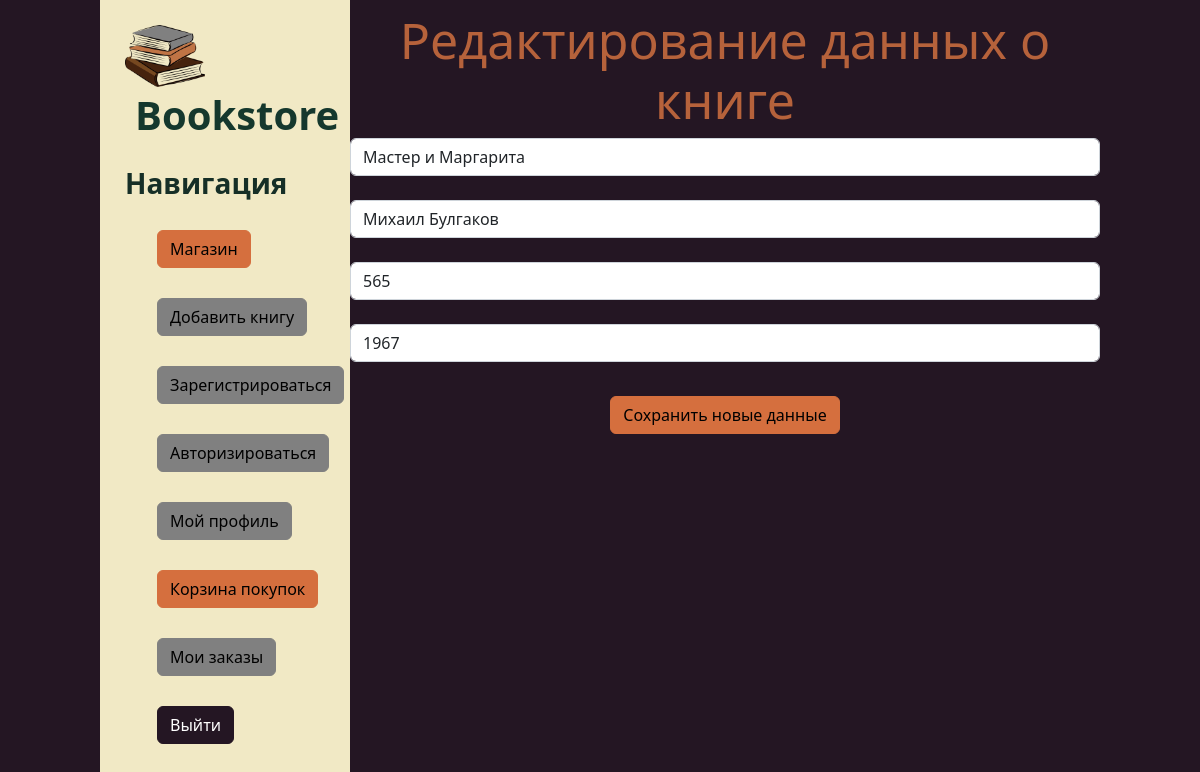
Page /1/update (signed in) on the committed database.
### store/models.py (models this page shows, shortened)
class book(models.Model):
    title = models.CharField('Название', max_length=100)
    author = models.CharField('Автор', max_length=50)
    price = models.CharField('Цена', max_length=7)
    data = models.IntegerField('Год написания', max_length=4)

### store/views.py (the view)
# urls.py: path('<int:pk>/update', views.SUV.as_view(), name='store-update'),
class SUV(PermissionRequiredMixin,UpdateView):
    permission_required = 'store.change_book'
    @method_decorator(login_required)
    def dispatch(self, *args, **kwargs):
        return super(SUV, self).dispatch(*args, **kwargs)
    model = book
    template_name = 'store/update.html'
    form_class = BookForm

### store/forms.py
class BookForm(ModelForm):
    class Meta:
        model = book
        fields = ['title','author', 'price','data']
        widgets = {
            'title': TextInput(attrs={
                'class': 'form-control',
                'placeholder':'Название книги'
            }),
            'author': TextInput(attrs={
                'class': 'form-control',
                'placeholder': 'Автор книги'
            }),
            'price': TextInput(attrs={
                'class': 'form-control',
                'placeholder': 'Цена книги'
            }),
            'data': TextInput(attrs={
                'class': 'form-control',
                'placeholder': 'Год написания книги'
            }),
        }

### store/context_processors.py (called while the page is built)
def cart(request):
    return {'cart': Cart(request)}

### store/templates/store/update.html (shortened to what this page needs)
{% extends 'books/l.html' %}
{% block content %}
<div class="features">
    <h1>Редактирование данных о книге</h1>
    <form method="post">
        {{form.title}}<br>
        {{form.author}}<br>
        {{form.price}}<br>
        {{form.data}}<br>
        <button class="btn btn-success" type="submit">Сохранить новые данные</button>
    </form>
</div>
{% endblock %}

### books/static/books/css/books.css (style rules this page uses)
body { background: #241623; }
main .features { float: left; color:#B6623B; margin-top: 100px; text-align:center; width:75%; }
main .features h1 { font-size: 50px;margin-top: -90px }
form { font-weight: bold; }
.btn-success, .btn-success:hover, .btn-success:active, .btn-success:visited { background-color: #D56F3E !important; border-color: #D56F3E; margin-top: 10px; color: #000; }
input { outline:none; }
input, textarea { width: 200px; }
body { width: 1000px;margin:auto; }

### rows in the picture
book: title "Мастер и Маргарита", author "Михаил Булгаков", price "565", data "1967"
